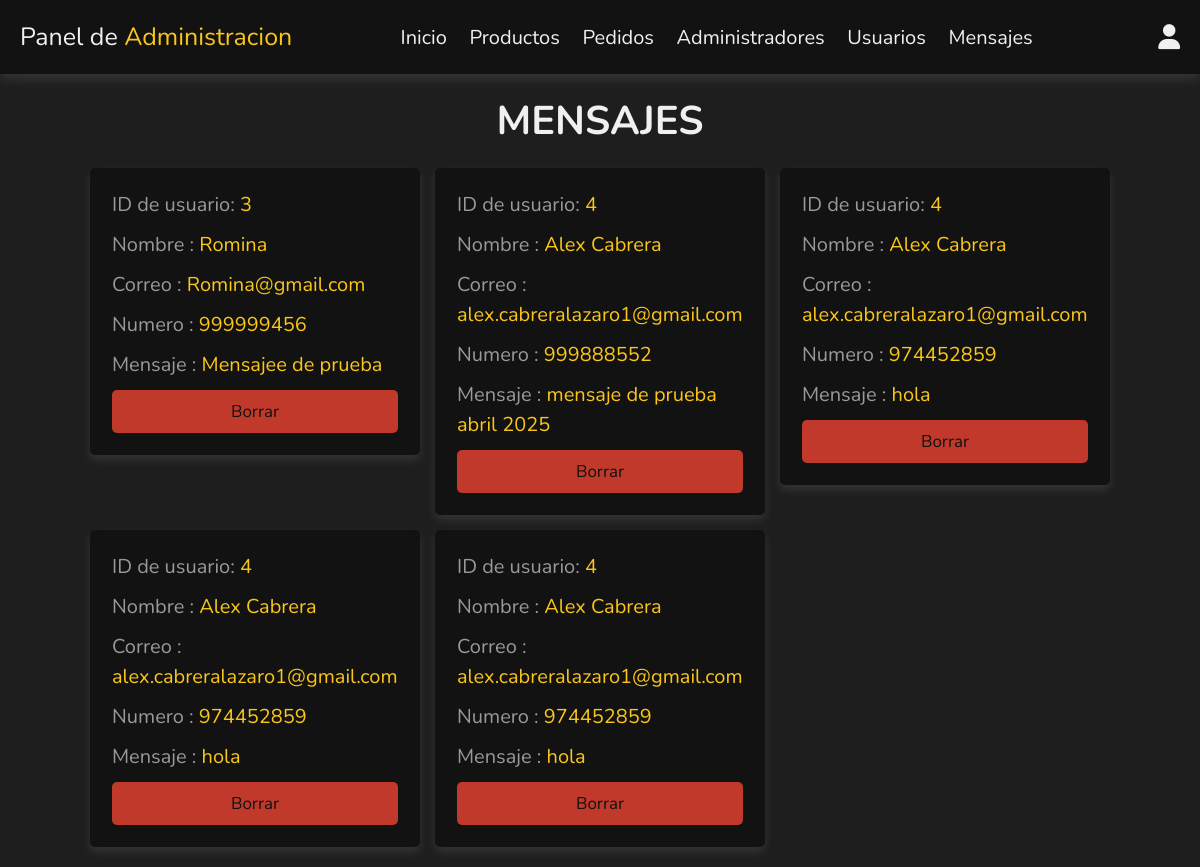
The page /admin/messages.php (signed in) on the database its author committed.
### tables this page shows
CREATE TABLE `messages` (
  `id` int(11) NOT NULL,
  `user_id` int(11) NOT NULL,
  `name` varchar(100) NOT NULL,
  `email` varchar(100) NOT NULL,
  `number` varchar(12) NOT NULL,
  `subject` varchar(100) NOT NULL,
  `message` varchar(500) NOT NULL,
  `timestamp` datetime NOT NULL DEFAULT current_timestamp(),
  `read_status` tinyint(1) NOT NULL DEFAULT 0
);

### admin/messages.php (the view, shortened to what this page needs)
<?php
include '../components/connect.php';
?>
<!DOCTYPE html>
<html lang="en">
<head>
   <link rel="stylesheet" href="https://cdnjs.cloudflare.com/ajax/libs/font-awesome/6.1.1/css/all.min.css">
   <link rel="stylesheet" href="../css/admin_style.css">
</head>
<body>
<?php include '../components/admin_header.php'; ?>
<section class="contacts">
<h1 class="heading">Mensajes</h1>
<div class="box-container">
   <?php
      $select_messages = $conn->prepare("SELECT * FROM `messages`");
      $select_messages->execute();
      if($select_messages->rowCount() > 0){
         while($fetch_message = $select_messages->fetch(PDO::FETCH_ASSOC)){
   ?>
   <div class="box">
   <p> ID de usuario: <span><?= $fetch_message['user_id']; ?></span></p>
   <p> Nombre : <span><?= $fetch_message['name']; ?></span></p>
   <p> Correo : <span><?= $fetch_message['email']; ?></span></p>
   <p> Numero : <span><?= $fetch_message['number']; ?></span></p>
   <p> Mensaje : <span><?= $fetch_message['message']; ?></span></p>
   <a href="messages.php?delete=<?= $fetch_message['id']; ?>" onclick="return confirm('¿Borrar este mensaje?');" class="delete-btn">Borrar</a>
   </div>
   <?php
         }
      }else{
         echo '<p class="empty">Tu no tienes mensajes</p>';
      }
   ?>
</div>
</section>
</body>
</html>

### css/admin_style.css (style rules this page uses)
:root { --main-color: #fac61a; --orange: #d67e22; --red: #c0392b; --black: #f0f0f0; --white: #121212; --light-color: #999; --light-bg: #1e1e1e; --anticuchera-beny: #ff2424; --border:.2rem solid var(--white); --box-shadow:0 .5rem 1rem rgba(255, 255, 255, .1); --navbar: #fac61a; }
* { font-family: 'Nunito', sans-serif; margin:0; padding:0; box-sizing: border-box; outline: none; border:none; text-decoration: none; }
html { font-size: 62.5%; overflow-x: hidden; }
body { background-color: var(--light-bg); }
section { padding:2rem; max-width: 1200px; margin:0 auto; }
.heading { font-size: 4rem; color:var(--black); margin-bottom: 2rem; text-align: center; text-transform: uppercase; }
.btn, .delete-btn, .option-btn { display: block; width: 100%; margin-top: 1rem; border-radius: .5rem; padding:1rem 3rem; font-size: 1.7rem; text-transform: capitalize; color:var(--white); cursor: pointer; text-align: center; }
.delete-btn { background-color: var(--red); }
.contacts .box-container { display: grid; grid-template-columns: repeat(auto-fit, 33rem); gap:1.5rem; align-items: flex-start; justify-content: center; }
.contacts .box-container .box { padding:2rem; padding-top: 1rem; border-radius: .5rem; border:var(--border); background-color: var(--white); box-shadow: var(--box-shadow); }
.contacts .box-container .box p { line-height: 1.5; font-size: 2rem; color:var(--light-color); margin:1rem 0; }
.contacts .box-container .box p span { color:var(--main-color); }

### rows shown on the page
messages: user "3", name "Romina", email "Romina@gmail.com", number "999999456", message "Mensajee de prueba"
messages: user "4", name "Alex Cabrera", email "alex.cabreralazaro1@gmail.com", number "999888552", message "mensaje de prueba abril 2025"
messages: user "4", name "Alex Cabrera", email "alex.cabreralazaro1@gmail.com", number "974452859", message "hola"
messages: user "4", name "Alex Cabrera", email "alex.cabreralazaro1@gmail.com", number "974452859", message "hola"
messages: user "4", name "Alex Cabrera", email "alex.cabreralazaro1@gmail.com", number "974452859", message "hola"
